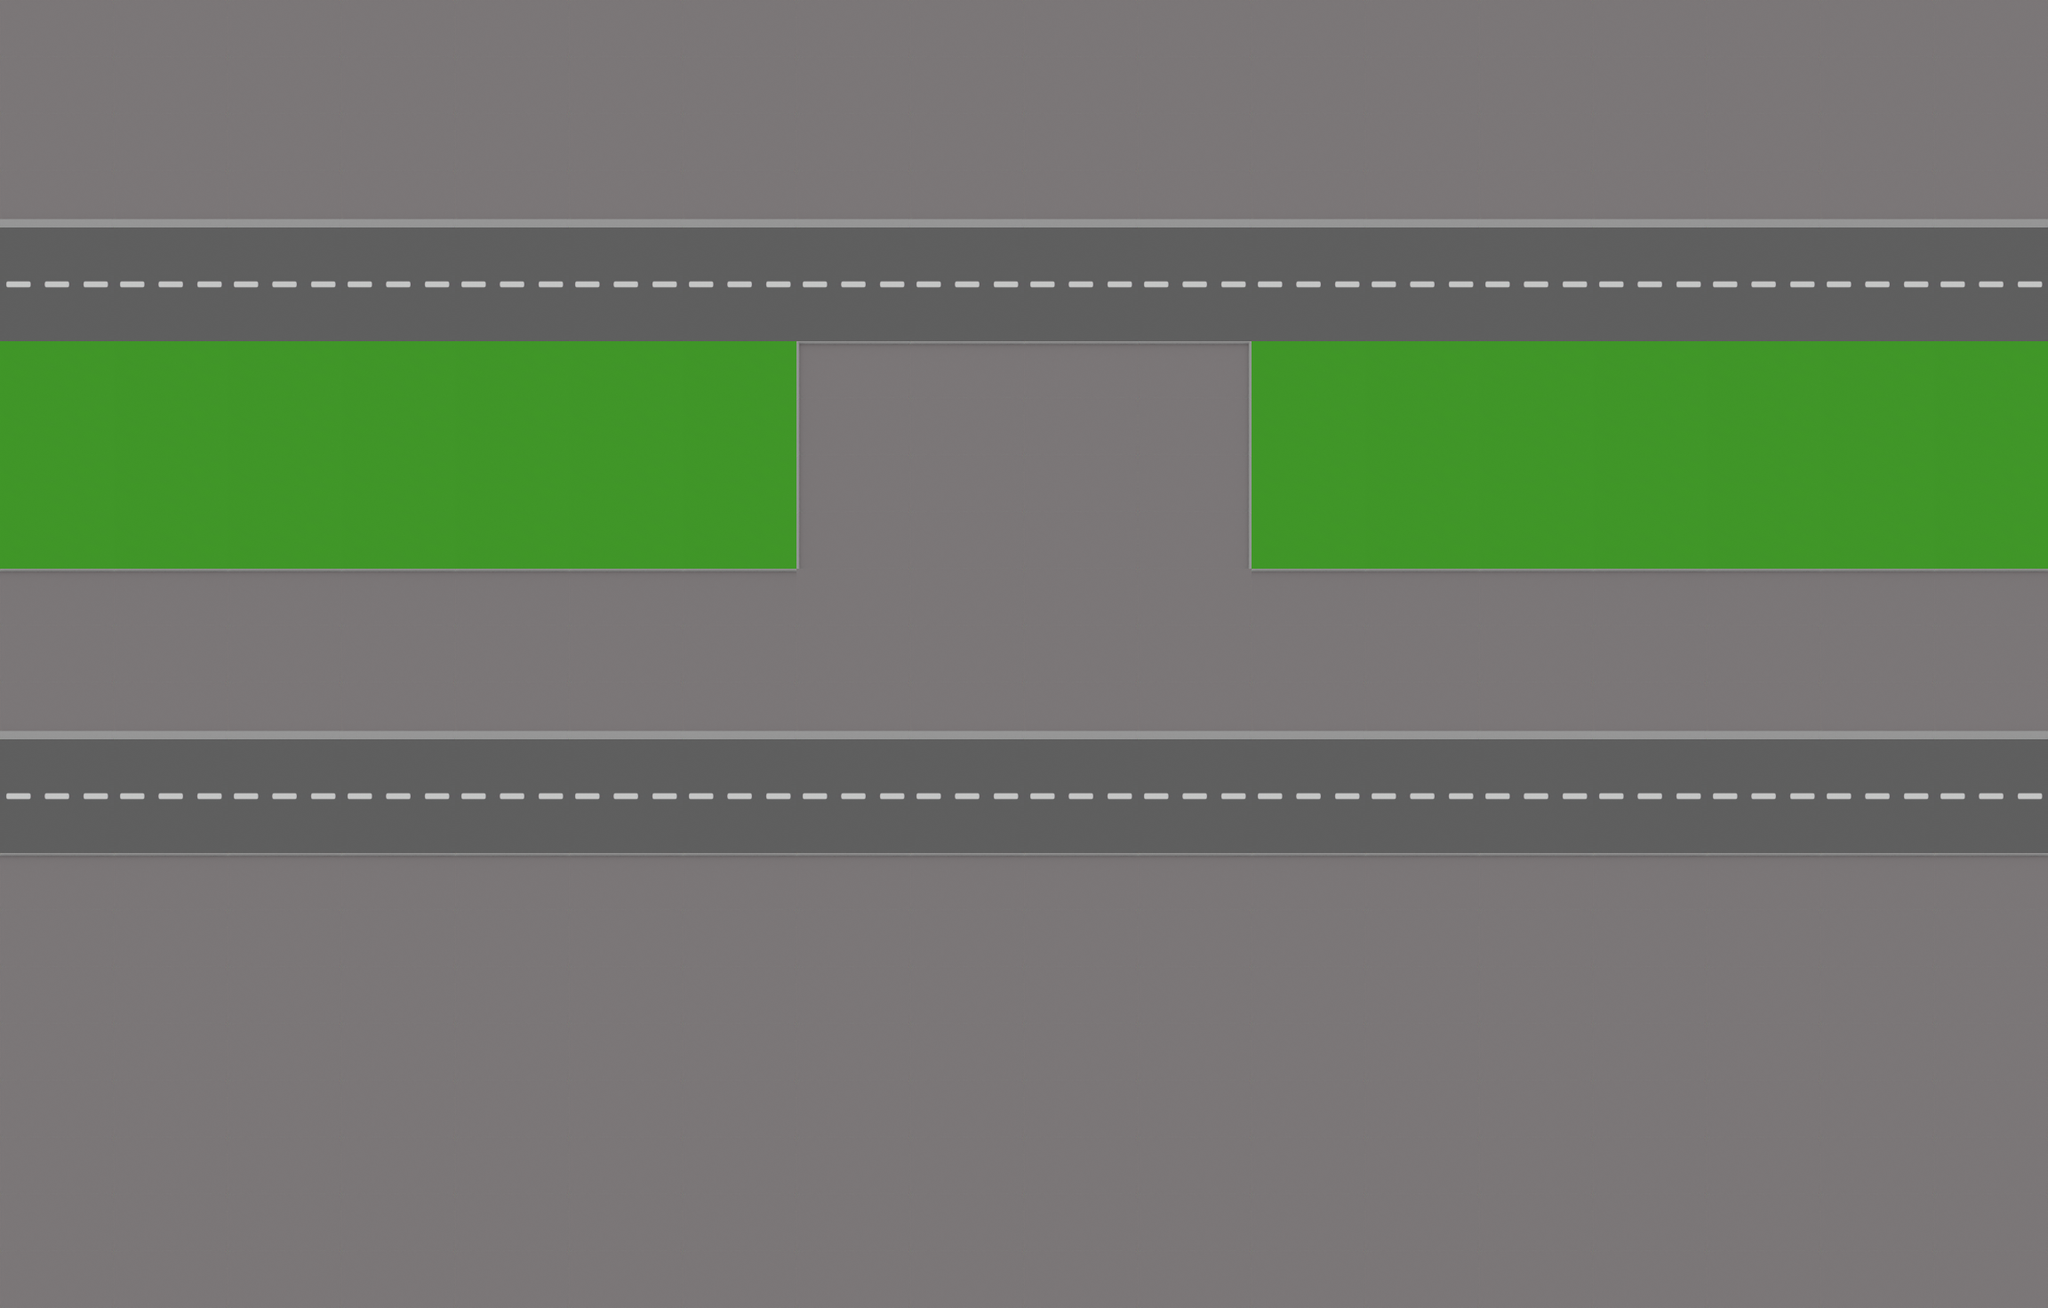

Tiled map render using the project's own tile images. Description and the map definition, with tile-layer contents summarised, below:
An orthogonal 18x23 tile map with 128x64 px tiles, 1 tile layer (Background) and 67 objects (9x trash, 8x bush_2, 6x tree_1, 5x tree_2, 4x building_4, ...).

<map version="1.9" tiledversion="1.10.2" orientation="orthogonal" renderorder="right-down" width="18" height="23" tilewidth="128" tileheight="64" infinite="0" nextlayerid="8" nextobjectid="225">
 <tileset firstgid="1" source="Tiles.tsx" />
 <layer id="1" name="Background" width="18" height="23">
  <data>[414 cells, 414 non-empty, 7 distinct tile ids]</data>
 </layer>
 <objectgroup id="3" name="Border" visible="0" locked="1">
  <object id="2" x="0" y="0" width="2304" height="256" />
  <object id="5" x="0" y="256" width="512" height="960" />
  <object id="105" x="1792" y="256" width="512" height="960" />
  <object id="106" x="0" y="1216" width="2304" height="256" />
 </objectgroup>
 <objectgroup id="4" name="Obstacles" visible="0" locked="1">
  <object id="149" template="building_2.tx" class="building_2" gid="17" x="512" y="1152" width="256" height="384" />
  <object id="150" template="building_4.tx" class="building_4" gid="19" x="384" y="1920" width="256" height="384" />
  <object id="152" template="building_3.tx" class="building_3" gid="15" x="768" y="1856" width="384" height="649" />
  <object id="154" template="building_4.tx" class="building_4" gid="19" x="1408" y="1792" width="256" height="384" />
  <object id="155" template="building_3.tx" class="building_3" gid="15" x="1792" y="1792" width="384" height="649" />
  <object id="156" template="building_2.tx" class="building_2" gid="17" x="2176" y="1600" width="256" height="384" />
  <object id="157" template="building_4.tx" class="building_4" gid="19" x="-128" y="1216" width="256" height="384" />
  <object id="161" template="bush_2.tx" class="bush_2" gid="14" x="512" y="640" width="128" height="128" />
  <object id="162" template="bush_2.tx" class="bush_2" gid="14" x="768" y="640" width="128" height="128" />
  <object id="163" template="bush_2.tx" class="bush_2" gid="14" x="1408" y="576" width="128" height="128" />
  <object id="164" template="bush_2.tx" class="bush_2" gid="14" x="1664" y="640" width="128" height="128" />
  <object id="165" template="bush_2.tx" class="bush_2" gid="14" x="1920" y="512" width="128" height="128" />
  <object id="166" template="bush_2.tx" class="bush_2" gid="14" x="2048" y="640" width="128" height="128" />
  <object id="167" template="bush_2.tx" class="bush_2" gid="14" x="384" y="512" width="128" height="128" />
  <object id="168" template="bush_2.tx" class="bush_2" gid="14" x="128" y="576" width="128" height="128" />
  <object id="171" template="bush_1.tx" class="bush_1" gid="12" x="1408" y="640" width="128" height="128" />
  <object id="173" template="tree_1.tx" class="tree_1" gid="10" x="640" y="512" width="100" height="100" />
  <object id="174" template="tree_1.tx" class="tree_1" gid="10" x="256" y="576" width="100" height="100" />
  <object id="175" template="tree_1.tx" class="tree_1" gid="10" x="128" y="448" width="100" height="100" />
  <object id="176" template="tree_1.tx" class="tree_1" gid="10" x="1536" y="512" width="100" height="100" />
  <object id="177" template="tree_1.tx" class="tree_1" gid="10" x="1792" y="448" width="100" height="100" />
  <object id="178" template="tree_1.tx" class="tree_1" gid="10" x="1920" y="640" width="100" height="100" />
  <object id="179" template="tree_2.tx" class="tree_2" gid="13" x="512" y="448" width="100" height="100" />
  <object id="180" template="tree_2.tx" class="tree_2" gid="13" x="1408" y="448" width="100" height="100" />
  <object id="181" template="tree_2.tx" class="tree_2" gid="13" x="1792" y="576" width="100" height="100" />
  <object id="182" template="tree_2.tx" class="tree_2" gid="13" x="384" y="640" width="100" height="100" />
  <object id="183" template="lamp_post.tx" class="lamp_post" gid="41" x="896" y="832" width="128" height="128" />
  <object id="184" template="lamp_post.tx" class="lamp_post" gid="41" x="1280" y="832" width="128" height="128" />
  <object id="185" template="fire_hydrant.tx" class="fire_hydrant" gid="11" x="896" y="1024" width="128" height="128" />
  <object id="189" template="bench.tx" class="bench" gid="20" x="640" y="640" width="128" height="64" />
  <object id="190" template="bench.tx" class="bench" gid="20" x="1536" y="640" width="128" height="64" />
  <object id="191" template="lamp_post.tx" class="lamp_post" gid="41" x="896" y="448" width="128" height="128" />
  <object id="192" template="lamp_post.tx" class="lamp_post" gid="41" x="1280" y="448" width="128" height="128" />
  <object id="193" template="building_4.tx" class="building_4" gid="19" x="896" y="256" width="256" height="384" />
  <object id="194" template="building_3.tx" class="building_3" gid="15" x="1280" y="192" width="384" height="649" />
  <object id="198" template="building_2.tx" class="building_2" gid="17" x="256" y="192" width="256" height="384" />
  <object id="199" template="building_3.tx" class="building_3" gid="15" x="512" y="128" width="384" height="649" />
  <object id="200" template="bus_stop.tx" class="bus_stop" gid="42" x="768" y="256" width="128" height="128" />
  <object id="201" template="tree_2.tx" class="tree_2" gid="13" x="2176" y="512" width="100" height="100" />
  <object id="217" template="building_6.tx" class="building_6" gid="51" x="-128" y="128" width="384" height="649" />
  <object id="218" template="building_5.tx" class="building_5" gid="50" x="1664" y="192" width="256" height="384" />
  <object id="219" template="building_7.tx" class="building_7" gid="52" x="1920" y="192" width="256" height="384" />
  <object id="221" template="building_6.tx" class="building_6" gid="51" x="1664" y="1280" width="384" height="649" />
  <object id="222" template="building_7.tx" class="building_7" gid="52" x="1152" y="1664" width="256" height="384" />
  <object id="223" template="building_7.tx" class="building_7" gid="52" x="256" y="1152" width="256" height="384" />
  <object id="224" template="building_6.tx" class="building_6" gid="51" x="0" y="1856" width="384" height="649" />
 </objectgroup>
 <objectgroup id="5" name="RoadLayer" visible="0">
  <object id="204" template="road_lane.tx" name="road_lane" class="road_lane" x="0" y="256">
   <properties>
    <property name="leftToRight" type="bool" value="true" />
    <property name="speed" type="int" value="2" />
    <property name="traffic" type="int" value="1" />
    <property name="type" value="bus" />
   </properties>
  </object>
  <object id="205" template="road_lane.tx" name="road_lane" class="road_lane" x="0" y="832">
   <properties>
    <property name="leftToRight" type="bool" value="true" />
    <property name="speed" type="int" value="4" />
    <property name="traffic" type="int" value="3" />
    <property name="type" value="car_yellow" />
   </properties>
  </object>
  <object id="206" template="road_lane.tx" name="road_lane" class="road_lane" x="2304" y="320">
   <properties>
    <property name="leftToRight" type="bool" value="false" />
    <property name="speed" type="int" value="2" />
    <property name="traffic" type="int" value="5" />
    <property name="type" value="car_blue" />
   </properties>
  </object>
  <object id="207" template="road_lane.tx" name="road_lane" class="road_lane" x="2304" y="896">
   <properties>
    <property name="leftToRight" type="bool" value="false" />
    <property name="speed" type="int" value="1" />
    <property name="traffic" type="int" value="5" />
    <property name="type" value="car_yellow" />
   </properties>
  </object>
 </objectgroup>
 <objectgroup id="6" name="TrashLayer" visible="0">
  <object id="208" template="trash_paper.tx" name="paper" class="trash" gid="34" x="1152" y="768" width="128" height="64">
   <properties>
    <property name="type" value="paper" />
   </properties>
  </object>
  </objectgroup>
 <objectgroup id="7" name="CoreItemsLayer" visible="0" locked="1">
  <!-- 4 objects omitted --></objectgroup>
</map>
<!-- 12 of 67 objects omitted -->